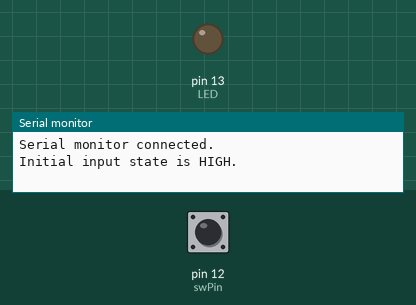
The program below on a simulated Arduino Nano Every. Shown: output pins drawn as LEDs (lit = HIGH), the last lines printed to the serial monitor. Inputs (shaded band) come from the test bench; at power-on: pin 12 (swPin) HIGH.

Above: at 4.2 s.
4.3 s: pin 12 (swPin) pulled LOW for 0.15 s
At 4.42 s:
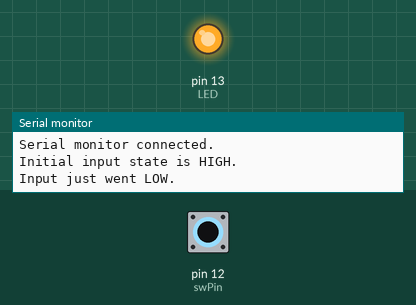
6.0 s: pin 12 (swPin) pulled LOW for 3.2 s
At 10.2 s:
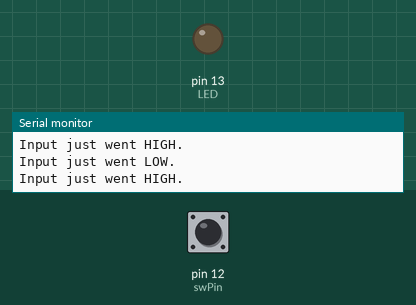
Timing chart, 0 to 11.7 s (numbered marks = the images above; inputs shaded):
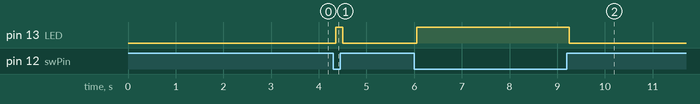

The program:

main.cpp
```cpp
#include <Arduino.h>
#include "DebounceSwitch.h"

#define DEVICE 0    // ! Arduino Nano Every = 0, ESP8266 = 1

// I/O ...
#if DEVICE == 0
// ? Arduino Nano Every
#define LED_BUILTIN 13          // ? built in LED on pin 13
#define LED_ON HIGH             // ? active high
#define swPin 12                // ? Arduino Nano Every D12
#define intPullup true          // ? use internal pullup resistor?
#elif DEVICE == 1
// ? ESP8266
#define LED_BUILTIN 2           // ? built in LED on pin 2
#define LED_ON LOW              // ? active low
#define swPin 13                // ? ESP8266 D7
#define intPullup false         // ? use internal pullup resistor?
#endif

#ifndef LED
#define LED LED_BUILTIN
#endif

// configure switch ...
void loCallback(), hiCallback();
DebounceSwitch mySwitch(swPin, intPullup, loCallback, hiCallback);

void setup() {
  // establish serial comms ...
  Serial.begin(115200);
  while(!Serial) {;}                // wait for connection
  delay(3000);                      // settling time
  Serial.println(); Serial.println("Serial monitor connected.");
  Serial.println();

  // configure indicator LED ...
  pinMode(LED, OUTPUT);

  // initialize switch ...
  bool swStateInit = mySwitch.initPin();
  digitalWrite(LED, swStateInit ? !LED_ON : LED_ON);  // ! active low

  const char *swStateStr[] = {"LOW", "HIGH"};
  Serial.print("Initial input state is ");
  Serial.print(swStateStr[swStateInit]);
  Serial.println("."); Serial.println();
}

void loop() {
  int debounceDelay = 50;           // (ms)
  mySwitch.readPin(debounceDelay);
}

// callback functions ...
void loCallback() {
  digitalWrite(LED, LED_ON);                        // ! active low
  Serial.println("Input just went LOW."); Serial.println();
}

void hiCallback() {
  digitalWrite(LED, !LED_ON);                       // ! active low
  Serial.println("Input just went HIGH."); Serial.println();
}
```

DebounceSwitch.cpp
```cpp
#include "DebounceSwitch.h"

bool DebounceSwitch::initPin() {
  reading = digitalRead(pin);
  prevState = reading;
  currState = reading;
  timePrev = millis();
  return reading;                   // return the current state
}

bool DebounceSwitch::readPin(int debounceDelay) {
  reading = digitalRead(pin);

  if ( reading != prevState )
    timePrev = millis();           	// start the timer

  if ( labs(millis() - timePrev) > long(debounceDelay) ) {    // allow to settle
    if (reading != currState) {
      currState = reading;          // update the current state
      if (currState)
	hiCallback();
      else
	loCallback();
    }
  }

  prevState = reading;              // update the previous state
  return currState;                 // return the current state (de-bounced)
}
```

DebounceSwitch.h
```cpp
/*
DebounceSwitch - a class for de-bouncing a mechanical switch

The parameters are the GPIO pin #, a flag that's true if using an internal pullup
resistor, a pair of callback functions that get called when the pin goes either high
or low, and a debounce delay in ms.

The initPin() command configures the input pin, and returns the inital state of
the switch. It must be called first.

The readPin() command returns the current state (de-bounced), and calls
the corresponding callback function whenever the state changes.

Visit https://github.com/bdubs-astro/DebounceSwitch for more details.

*/

#ifndef DebounceSwitch_h
#define DebounceSwitch_h

#include "Arduino.h"

class DebounceSwitch {

public:
  DebounceSwitch(const int _pin, bool _intPullup, void (*_loCallback)(void), void (*_hiCallback)(void)):
    intPullup(_intPullup), pin(_pin), loCallback(_loCallback), hiCallback(_hiCallback) {

    // configure input pin
    if (intPullup)
      pinMode(pin, INPUT_PULLUP);     // use internal pullup resistor
    else
      pinMode(pin, INPUT);
  }

  bool initPin();
  bool readPin(int debounceDelay);

private:
  bool intPullup;
  int pin;
  void (*loCallback)(void);
  void (*hiCallback)(void);
  bool reading;
  bool currState;
  bool prevState;
  unsigned long timePrev;
};

#endif
```

Measured:
- after the input at 4.3 s, pin 13 (LED): LOW → HIGH after 0.05 s, → LOW 0.15 s later
- after the input at 6.0 s, pin 13 (LED): LOW → HIGH after 0.05 s, → LOW 3.2 s later
